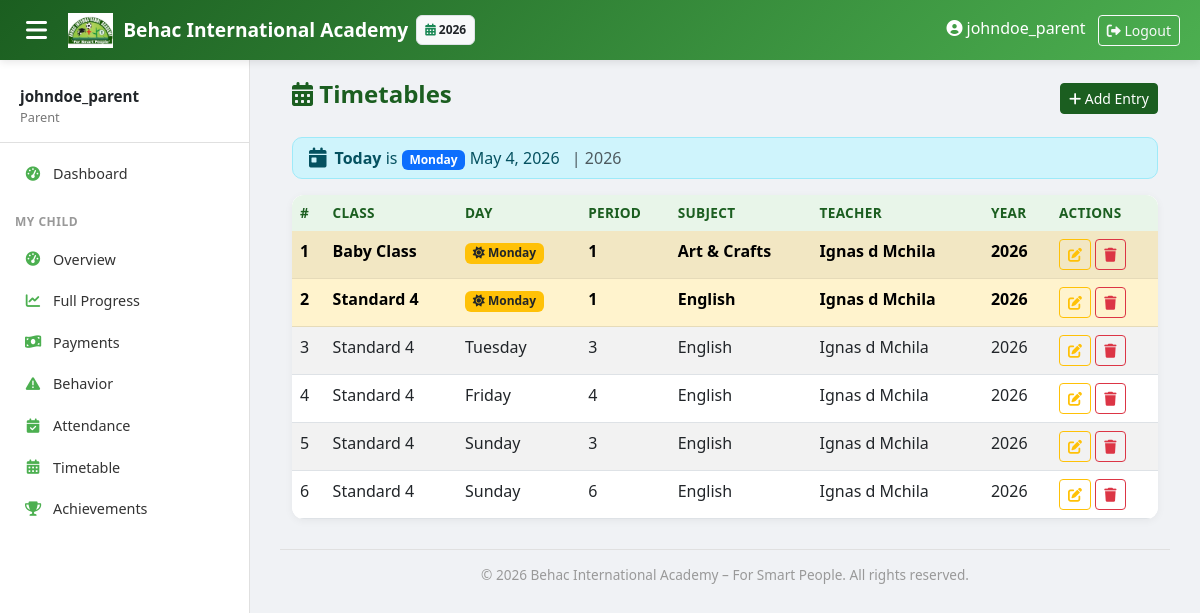
The app's page /academics/timetables/ (signed in) with its own data.
### core/models.py (models this page shows, shortened)
class AcademicYear(models.Model):
    name = models.CharField(max_length=20)  # "2025-2026"
    start_date = models.DateField()
    end_date = models.DateField()
    is_current = models.BooleanField(default=False)

### academics/models.py (models this page shows, shortened)
class Timetable(models.Model):
    DAYS_OF_WEEK = [
        (0, 'Monday'),
        (1, 'Tuesday'),
        (2, 'Wednesday'),
        (3, 'Thursday'),
        (4, 'Friday'),
        (5, 'Saturday'),
        (6, 'Sunday'),
    ]
    academic_year = models.ForeignKey('core.AcademicYear', on_delete=models.CASCADE, default=1)
    class_level = models.ForeignKey(ClassLevel, on_delete=models.CASCADE, related_name='timetables')
    day_of_week = models.IntegerField(choices=DAYS_OF_WEEK)
    period = models.IntegerField()
    subject = models.ForeignKey(Subject, on_delete=models.CASCADE)
    teacher = models.ForeignKey('staff.Teacher', on_delete=models.CASCADE)
    class Meta:
        ordering = ['class_level', 'day_of_week', 'period']
        unique_together = ('class_level', 'day_of_week', 'period', 'academic_year')

class ClassLevel(models.Model):
    LEVEL_TYPES = (('PRE','Pre-primary'), ('PRIMARY','Primary'))
    name = models.CharField(max_length=20)  # "Pre 1", "Grade 1"
    level_type = models.CharField(max_length=10, choices=LEVEL_TYPES)
    order = models.PositiveSmallIntegerField(unique=True)  # 1..9
    class Meta:
        ordering = ['order']

class Subject(models.Model):
    name = models.CharField(max_length=50)
    code = models.CharField(max_length=10, unique=True)
    classes = models.ManyToManyField(ClassLevel, related_name='subjects')
    class Meta:
        ordering = ['name']

### staff/models.py (models this page shows, shortened)
class StaffBase(models.Model):
    user = models.OneToOneField(User, on_delete=models.CASCADE, related_name='%(class)s_profile')
    middle_name = models.CharField(max_length=50, blank=True, null=True)   # <-- added
    employee_id = models.CharField(max_length=20, unique=True)
    phone = models.CharField(max_length=15)
    address = models.TextField(blank=True)
    hire_date = models.DateField()
    base_salary = models.DecimalField(max_digits=10, decimal_places=2, default=0)
    qualification = models.TextField(blank=True)
    cv = models.FileField(upload_to='staff/cv/', blank=True, null=True)
    certificates = models.FileField(upload_to='staff/certificates/', blank=True, null=True)
    is_active = models.BooleanField(default=True)
    class Meta:
        abstract = True
    def full_name(self):
        return f"{self.user.first_name} {self.middle_name or ''} {self.user.last_name}".strip()

class Teacher(StaffBase):
    subjects = models.ManyToManyField(Subject, blank=True, related_name='teachers')
    classes = models.ManyToManyField(ClassLevel, blank=True, related_name='teachers')

### academics/views.py (the view, shortened to what this page needs)
# urls.py: path('timetables/', views.TimetableListView.as_view(), name='timetable_list'),
class TimetableListView(LoginRequiredMixin, ListView):
    model = Timetable
    template_name = 'academics/timetable_list.html'
    context_object_name = 'timetables'
    def get_queryset(self):
        qs = super().get_queryset().select_related('class_level', 'subject', 'teacher__user', 'academic_year')
        show_all = self.request.GET.get('all', '')
        if not (show_all == '1' and (self.request.user.is_superuser or 'Admin' in self.request.user.groups.all().values_list('name', flat=True))):
            current_year = AcademicYear.objects.filter(is_current=True).first()
            if current_year:
                qs = qs.filter(academic_year=current_year)
        return qs
    def get_context_data(self, **kwargs):
        ctx = super().get_context_data(**kwargs)
        from datetime import datetime
        ctx['today_weekday'] = datetime.now().weekday()  # 0=Monday, 6=Sunday
        ctx['hasattr_user_teacher'] = hasattr(self.request.user, 'teacher_profile')
        ctx['current_year'] = AcademicYear.objects.filter(is_current=True).first()
        return ctx

### academics/context_processors.py (called while the page is built)
def academic_year_processor(request):
    current_year = AcademicYear.objects.filter(is_current=True).first()
    all_years = AcademicYear.objects.all().order_by('-start_date')
    return {
        'current_year': current_year,
        'all_years': all_years,
    }

### templates/academics/timetable_list.html (shortened to what this page needs)
{% extends "base.html" %}
{% block content %}
<div class="container-fluid">
    <div class="page-header">
        <h2><i class="fas fa-calendar-alt"></i> Timetables</h2>
        <div>
            <a href="{% url "academics:timetable_create" %}" class="btn btn-behac btn-sm"><i class="fas fa-plus"></i> Add Entry</a>
        </div>
    </div>
    {% if user.is_authenticated %}
    <div class="alert alert-info d-flex align-items-center py-2">
        <i class="fas fa-calendar-day me-2 fa-lg"></i>
        <div>
            <strong>Today</strong> is <span class="badge bg-primary">{% now "l" %}</span>
            {% now "F j, Y" %}
            {% if current_year %}<span class="ms-2 text-muted">| {{ current_year.name }}</span>{% endif %}
        </div>
    </div>
    {% endif %}
    {% if timetables %}
    <div class="card">
        <div class="card-body p-0">
            <div class="table-responsive">
                <table class="table table-striped table-hover mb-0">
                    <thead class="table-success">
                        <tr>
                            <th>#</th>
                            <th>Class</th>
                            <th>Day</th>
                            <th>Period</th>
                            <th>Subject</th>
                            <th>Teacher</th>
                            <th>Year</th>
                            <th>Actions</th>
                        </tr>
                    </thead>
                    <tbody>
                        {% for t in timetables %}
                        <tr class="{% if t.day_of_week == today_weekday %}table-warning fw-bold{% endif %}">
                            <td>{{ forloop.counter }}</td>
                            <td>{{ t.class_level.name }}</td>
                            <td>
                                {% if t.day_of_week == today_weekday %}
                                <span class="badge bg-warning text-dark"><i class="fas fa-sun"></i> {{ t.get_day_of_week_display }}</span>
                                {% else %}
                                {{ t.get_day_of_week_display }}
                                {% endif %}
                            </td>
                            <td>{{ t.period }}</td>
                            <td>{{ t.subject.name }}</td>
                            <td>{{ t.teacher.full_name }}</td>
                            <td>{{ t.academic_year.name }}</td>
                            <td>
                                <a href="{% url "academics:timetable_update" t.pk %}" class="btn btn-sm btn-outline-warning"><i class="fas fa-edit"></i></a>
                                <a href="{% url "academics:timetable_delete" t.pk %}" class="btn btn-sm btn-outline-danger"><i class="fas fa-trash"></i></a>
                            </td>
                        </tr>
                        {% empty %}<tr><td colspan="8" class="text-center text-muted">No timetable entries found.</td></tr>{% endfor %}
                    </tbody>
                </table>
            </div>
        </div>
    </div>
    {% else %}
    <p class="text-muted">No timetable entries yet. <a href="{% url "academics:timetable_create" %}">Add one</a>.</p>
    {% endif %}
</div>
{% endblock %}

### templates/base.html (shortened to what this page needs)
<!DOCTYPE html>
<html lang="en">
<head>
    <link href="https://cdn.jsdelivr.net/npm/bootstrap@5.3.0/dist/css/bootstrap.min.css" rel="stylesheet">
    <link rel="stylesheet" href="https://cdnjs.cloudflare.com/ajax/libs/font-awesome/6.0.0/css/all.min.css">
</head>
<body>
    {% if user.is_authenticated %}
    <nav class="topbar">
        <button class="sidebar-toggle" onclick="document.querySelector('.sidebar').classList.toggle('show')">
            <i class="fas fa-bars"></i>
        </button>
        <a class="topbar-brand" href="{% url 'dashboard:home' %}">
            <img src="/static/images/behac_logo.png" alt="Logo"> Behac International Academy
        </a>
        {% if current_year %}
        <span class="badge bg-light text-dark ms-2 p-2 border" style="font-size: 0.75rem;">
            <i class="fas fa-calendar-alt text-success"></i> {{ current_year.name }}
        </span>
        {% endif %}
        <div class="ms-auto">
            {% if user.is_authenticated %}
                <span class="me-2 d-none d-sm-inline"><i class="fas fa-user-circle"></i> {{ user.get_full_name|default:user.username }}</span>
                <form method="post" action="{% url 'logout' %}" style="display:inline;">
                    <button type="submit" class="btn btn-sm btn-outline-light">
                        <i class="fas fa-sign-out-alt"></i> Logout
                    </button>
                </form>
            {% endif %}
        </div>
    </nav>
    <div class="sidebar" id="sidebar">
        <div class="user-info">
            <div class="name">{{ user.get_full_name|default:user.username }}</div>
            <div class="role">
                {% if user.is_superuser %}Owner
                {% elif user.groups.all %}{{ user.groups.first.name }}
                {% else %}Staff{% endif %}
            </div>
        </div>
        {% if user.is_authenticated %}
        <ul class="nav flex-column">
            <li class="nav-item">
                <a class="nav-link {% if request.path == '/' %}active{% endif %}" href="{% url 'dashboard:home' %}">
                    <i class="fas fa-tachometer-alt"></i> Dashboard
                </a>
            </li>
            {% with user_groups=user.groups.all %}
            {% if 'Parent' in user_groups|join:', ' %}
            <li class="nav-section">My Child</li>
            <li class="nav-item">
                <a class="nav-link {% if '/dashboard/parent/' == request.path %}active{% endif %}" href="{% url 'dashboard:parent' %}"><i class="fas fa-tachometer-alt"></i> Overview</a>
            </li>
            <li class="nav-item">
                <a class="nav-link {% if '/dashboard/parent/progress/' in request.path %}active{% endif %}" href="{% url 'dashboard:parent_progress' %}"><i class="fas fa-chart-line"></i> Full Progress</a>
            </li>
            <li class="nav-item">
                <a class="nav-link {% if '/dashboard/parent/payments/' in request.path %}active{% endif %}" href="{% url 'dashboard:parent_payments' %}"><i class="fas fa-money-bill-wave"></i> Payments</a>
            </li>
            <li class="nav-item">
                <a class="nav-link {% if '/dashboard/parent/behavior/' in request.path %}active{% endif %}" href="{% url 'dashboard:parent_behavior' %}"><i class="fas fa-exclamation-triangle"></i> Behavior</a>
            </li>
            <li class="nav-item">
                <a class="nav-link {% if '/dashboard/parent/attendance/' in request.path %}active{% endif %}" href="{% url 'dashboard:parent_attendance' %}"><i class="fas fa-calendar-check"></i> Attendance</a>
            </li>
            <li class="nav-item">
                <a class="nav-link {% if '/dashboard/parent/timetable/' in request.path %}active{% endif %}" href="{% url 'dashboard:parent_timetable' %}"><i class="fas fa-calendar-alt"></i> Timetable</a>
            </li>
            <li class="nav-item">
                <a class="nav-link {% if '/dashboard/parent/achievements/' in request.path %}active{% endif %}" href="{% url 'dashboard:parent_achievements' %}"><i class="fas fa-trophy"></i> Achievements</a>
            </li>
            {% endif %}
            {% endwith %}
        </ul>
        {% endif %}
    </div>
    {% endif %}
    <div class="main-content"{% if not user.is_authenticated %} style="margin-left: 0 !important;"{% endif %}>
        {% block content %}{% endblock %}
        <div class="main-footer">
            &copy; {% now "Y" %} Behac International Academy – For Smart People. All rights reserved.
        </div>
    </div>
</body>
</html>

### templates/base.html (style rules this page uses)
:root { --behac-dark: #1B5E20; --behac-light: #4CAF50; --behac-bg: #E8F5E9; --sidebar-width: 250px; }
body { background-color: #f0f2f5; font-family: 'Segoe UI', Tahoma, Geneva, Verdana, sans-serif; overflow-x: hidden; }
.topbar { background: linear-gradient(135deg, var(--behac-dark), var(--behac-light)); box-shadow: 0 2px 8px rgba(0,0,0,0.1); position: fixed; top: 0; left: 0; right: 0; z-index: 1030; height: 60px; display: flex; align-items: center; padding: 0 20px; color: white; }
.topbar-brand { font-weight: bold; font-size: 1.2rem; color: white; text-decoration: none; display: flex; align-items: center; gap: 10px; }
.topbar-brand img { height: 35px; }
.sidebar-toggle { background: none; border: none; color: white; font-size: 1.5rem; cursor: pointer; margin-right: 15px; }
.sidebar { position: fixed; top: 60px; left: 0; bottom: 0; width: var(--sidebar-width); background: white; border-right: 1px solid #e0e0e0; padding-top: 10px; overflow-y: auto; z-index: 1020; transition: transform 0.3s ease; }
.sidebar .nav-section { padding: 8px 15px; font-size: 0.75rem; text-transform: uppercase; font-weight: 700; color: #999; letter-spacing: 0.5px; margin-top: 10px; }
.sidebar .nav-item { padding: 0; }
.sidebar .nav-link { padding: 10px 20px; color: #333; display: flex; align-items: center; gap: 10px; border-left: 3px solid transparent; transition: all 0.2s; font-size: 0.9rem; }
.sidebar .nav-link i { width: 20px; text-align: center; color: var(--behac-light); }
.sidebar .user-info { padding: 15px 20px; border-bottom: 1px solid #e0e0e0; margin-bottom: 10px; }
.sidebar .user-info .name { font-weight: 600; font-size: 0.95rem; }
.sidebar .user-info .role { font-size: 0.8rem; color: #777; }
.main-content { margin-top: 60px; margin-left: var(--sidebar-width); padding: 20px 30px; min-height: calc(100vh - 60px); }
.main-footer { margin-top: 30px; padding-top: 15px; border-top: 1px solid #e0e0e0; text-align: center; color: #999; font-size: 0.85rem; }
.card { border-radius: 12px; box-shadow: 0 2px 8px rgba(0,0,0,0.05); border: none; transition: box-shadow 0.2s; }
.btn-behac { background-color: var(--behac-dark); border-color: var(--behac-dark); color: white; }
.page-header { display: flex; justify-content: space-between; align-items: center; margin-bottom: 20px; }
.page-header h2 { font-size: 1.5rem; font-weight: 700; color: var(--behac-dark); }
table.table { background: white; border-radius: 12px; overflow: hidden; }
table.table thead th { background-color: var(--behac-bg); color: var(--behac-dark); border-bottom: none; font-weight: 600; font-size: 0.85rem; text-transform: uppercase; letter-spacing: 0.3px; }
.alert { border-radius: 10px; }

### records on screen
AcademicYear: name "2026"
Timetable: class_level.name "Baby Class", day_of_week "Monday", period "1", subject.name "Art & Crafts", teacher.full_name "Ignas d Mchila", academic_year.name "2026"
Timetable: class_level.name "Standard 4", day_of_week "Monday", period "1", subject.name "English", teacher.full_name "Ignas d Mchila", academic_year.name "2026"
Timetable: class_level.name "Standard 4", day_of_week "Tuesday", period "3", subject.name "English", teacher.full_name "Ignas d Mchila", academic_year.name "2026"
Timetable: class_level.name "Standard 4", day_of_week "Friday", period "4", subject.name "English", teacher.full_name "Ignas d Mchila", academic_year.name "2026"
Timetable: class_level.name "Standard 4", day_of_week "Sunday", period "3", subject.name "English", teacher.full_name "Ignas d Mchila", academic_year.name "2026"
Timetable: class_level.name "Standard 4", day_of_week "Sunday", period "6", subject.name "English", teacher.full_name "Ignas d Mchila", academic_year.name "2026"

### other values on screen
{{ user.get_full_name|default:user.username }} "johndoe_parent"
{{ user.groups.first.name }} "Parent"
